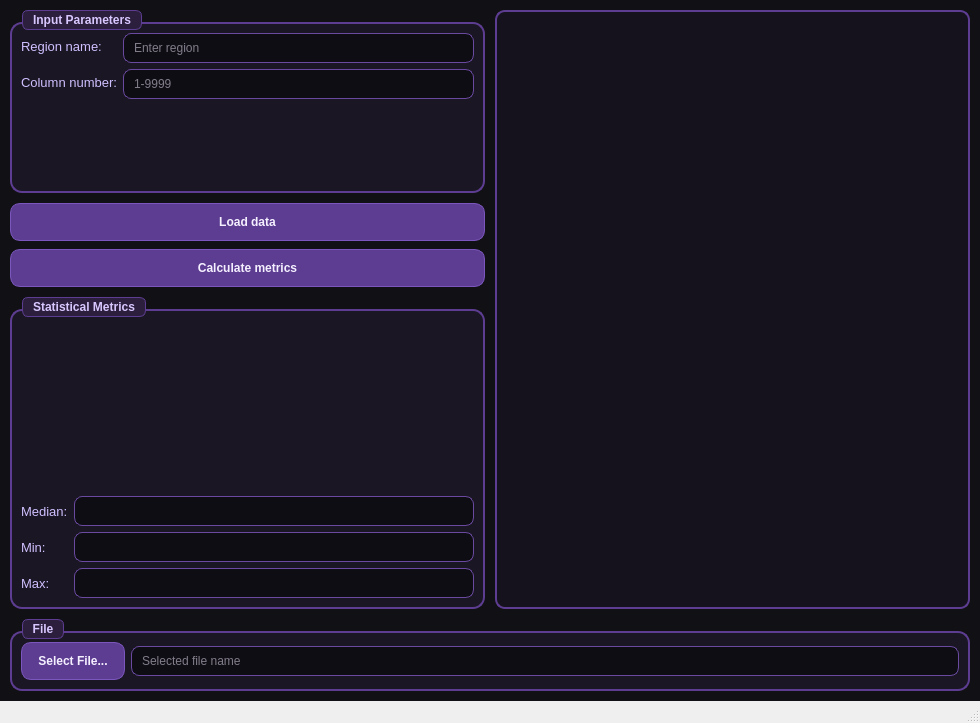
<?xml version="1.0" encoding="UTF-8"?>
<ui version="4.0">
 <class>MainWindow</class>
 <widget class="QMainWindow" name="MainWindow">
  <property name="geometry">
   <rect>
    <x>0</x>
    <y>0</y>
    <width>980</width>
    <height>723</height>
   </rect>
  </property>
  <property name="windowTitle">
   <string>Regional Data Analyzer</string>
  </property>
  <property name="styleSheet">
   <string notr="true">QWidget#centralwidget {
    background-color: #111015;
}

QGroupBox {
    border: 2px solid #5d3d91;
    border-radius: 12px;
    margin-top: 12px;
    background-color: #1a1623;
    font-weight: 600;
    color: #d8c7ff;
}

QGroupBox::title {
    subcontrol-origin: margin;
    left: 12px;
    padding: 2px 8px;
    background-color: #2b1f3d;
    border: 1px solid #5d3d91;
    border-radius: 6px;
}

QLabel {
    color: #cfbfff;
    font-size: 10pt;
}

QLineEdit {
    border: 1px solid #6a4aa1;
    border-radius: 8px;
    padding: 6px 8px;
    background: #0f0d14;
    color: #f3ebff;
    selection-background-color: #8a63d2;
}

QLineEdit:focus {
    border: 2px solid #9b73e8;
}

QPushButton {
    background-color: #5d3d91;
    color: #f5f0ff;
    border: 1px solid #7b56bd;
    border-radius: 10px;
    padding: 8px 16px;
    font-weight: 600;
    min-height: 20px;
}

QPushButton:hover {
    background-color: #6f49ac;
}

QPushButton:pressed {
    background-color: #4f337c;
}

QTableWidget {
    border: 2px solid #5d3d91;
    border-radius: 10px;
    background: #15121d;
    gridline-color: #34284a;
    alternate-background-color: #1c1727;
    selection-background-color: #7b56bd;
    selection-color: #ffffff;
    color: #f3ebff;
}

QHeaderView::section {
    background-color: #2b1f3d;
    color: #dccdff;
    border: 1px solid #5d3d91;
    padding: 6px;
    font-weight: 600;
}</string>
  </property>
  <widget class="QWidget" name="centralwidget">
   <layout class="QVBoxLayout" name="verticalLayoutMain">
    <property name="spacing">
     <number>10</number>
    </property>
    <property name="leftMargin">
     <number>10</number>
    </property>
    <property name="topMargin">
     <number>10</number>
    </property>
    <property name="rightMargin">
     <number>10</number>
    </property>
    <property name="bottomMargin">
     <number>10</number>
    </property>
    <item>
     <layout class="QHBoxLayout" name="horizontalLayoutContent">
      <property name="spacing">
       <number>10</number>
      </property>
      <item>
       <layout class="QVBoxLayout" name="verticalLayoutLeftPanel">
        <property name="spacing">
         <number>10</number>
        </property>
        <item>
         <widget class="QGroupBox" name="groupBoxInputs">
          <property name="title">
           <string>Input Parameters</string>
          </property>
          <layout class="QFormLayout" name="formLayoutInputs">
           <item row="0" column="0">
            <widget class="QLabel" name="labelRegion">
             <property name="text">
              <string>Region name:</string>
             </property>
            </widget>
           </item>
           <item row="0" column="1">
            <widget class="QLineEdit" name="lineEditRegion">
             <property name="placeholderText">
              <string>Enter region</string>
             </property>
            </widget>
           </item>
           <item row="1" column="0">
            <widget class="QLabel" name="labelColumnNumber">
             <property name="text">
              <string>Column number:</string>
             </property>
            </widget>
           </item>
           <item row="1" column="1">
            <widget class="QLineEdit" name="lineEditColumnNumber">
             <property name="inputMask">
              <string>9999</string>
             </property>
             <property name="placeholderText">
              <string>1-9999</string>
             </property>
            </widget>
           </item>
          </layout>
         </widget>
        </item>
        <item>
         <layout class="QVBoxLayout" name="verticalLayoutButtons">
          <property name="spacing">
           <number>8</number>
          </property>
          <item>
           <widget class="QPushButton" name="buttonLoadData">
            <property name="text">
             <string>Load data</string>
            </property>
           </widget>
          </item>
          <item>
           <widget class="QPushButton" name="buttonCalculateMetrics">
            <property name="text">
             <string>Calculate metrics</string>
            </property>
           </widget>
          </item>
         </layout>
        </item>
        <item>
         <widget class="QGroupBox" name="groupBoxMetrics">
          <property name="title">
           <string>Statistical Metrics</string>
          </property>
          <layout class="QGridLayout" name="gridLayoutMetrics">
           <item row="1" column="0">
            <widget class="QLabel" name="labelMedian">
             <property name="text">
              <string>Median:</string>
             </property>
            </widget>
           </item>
           <item row="1" column="1">
            <widget class="QLineEdit" name="lineEditMedian">
             <property name="readOnly">
              <bool>true</bool>
             </property>
            </widget>
           </item>
           <item row="4" column="0">
            <widget class="QLabel" name="labelMax">
             <property name="text">
              <string>Max:</string>
             </property>
            </widget>
           </item>
           <item row="4" column="1">
            <widget class="QLineEdit" name="lineEditMax">
             <property name="readOnly">
              <bool>true</bool>
             </property>
            </widget>
           </item>
           <item row="2" column="1">
            <widget class="QLineEdit" name="lineEditMin">
             <property name="readOnly">
              <bool>true</bool>
             </property>
            </widget>
           </item>
           <item row="2" column="0">
            <widget class="QLabel" name="labelMin">
             <property name="text">
              <string>Min:</string>
             </property>
            </widget>
           </item>
           <item row="0" column="1">
            <widget class="QLabel" name="labelSidebarImage">
             <property name="sizePolicy">
              <sizepolicy hsizetype="Preferred" vsizetype="Preferred">
               <horstretch>0</horstretch>
               <verstretch>0</verstretch>
              </sizepolicy>
             </property>
             <property name="minimumSize">
              <size>
               <width>220</width>
               <height>170</height>
              </size>
             </property>
             <property name="maximumSize">
              <size>
               <width>320</width>
               <height>220</height>
              </size>
             </property>
             <property name="pixmap">
              <pixmap resource="resources.qrc">:/assets/sidebar_illustration.svg</pixmap>
             </property>
             <property name="scaledContents">
              <bool>true</bool>
             </property>
             <property name="alignment">
              <set>Qt::AlignmentFlag::AlignCenter</set>
             </property>
            </widget>
           </item>
          </layout>
         </widget>
        </item>
       </layout>
      </item>
      <item>
       <widget class="QTableWidget" name="tableWidgetData">
        <property name="minimumSize">
         <size>
          <width>450</width>
          <height>220</height>
         </size>
        </property>
        <property name="editTriggers">
         <set>QAbstractItemView::EditTrigger::NoEditTriggers</set>
        </property>
        <property name="alternatingRowColors">
         <bool>true</bool>
        </property>
        <property name="selectionBehavior">
         <enum>QAbstractItemView::SelectionBehavior::SelectRows</enum>
        </property>
        <property name="rowCount">
         <number>0</number>
        </property>
        <property name="columnCount">
         <number>0</number>
        </property>
       </widget>
      </item>
     </layout>
    </item>
    <item>
     <widget class="QGroupBox" name="groupBoxFile">
      <property name="title">
       <string>File</string>
      </property>
      <layout class="QHBoxLayout" name="horizontalLayoutFile">
       <item>
        <widget class="QPushButton" name="buttonSelectFile">
         <property name="text">
          <string>Select File...</string>
         </property>
        </widget>
       </item>
       <item>
        <widget class="QLineEdit" name="lineEditFileName">
         <property name="readOnly">
          <bool>true</bool>
         </property>
         <property name="placeholderText">
          <string>Selected file name</string>
         </property>
        </widget>
       </item>
      </layout>
     </widget>
    </item>
   </layout>
  </widget>
  <widget class="QMenuBar" name="menubar">
   <property name="geometry">
    <rect>
     <x>0</x>
     <y>0</y>
     <width>980</width>
     <height>25</height>
    </rect>
   </property>
  </widget>
  <widget class="QStatusBar" name="statusbar"/>
 </widget>
 <resources>
  <include location="resources.qrc"/>
 </resources>
 <connections/>
</ui>
